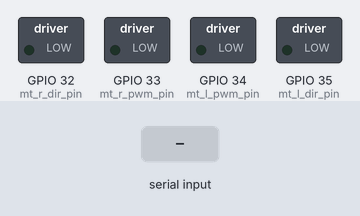
Bench run of a sketch on a simulated ESP32. Shown: switched loads named in the sketch (green lamp = pin HIGH). The test bench sets the inputs (shaded band).

Above: at 1.2 s.
1.3 s: "90,45,200\n" received over Serial
At 1.7 s:
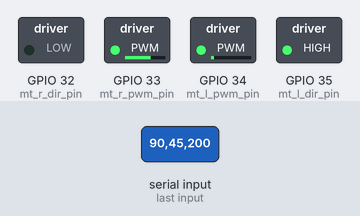
2.8 s: "30,150,10\n" received over Serial
At 4.0 s:
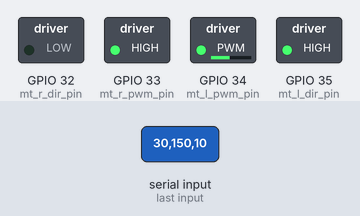
4.3 s: "1\n" received over Serial
At 5.1 s:
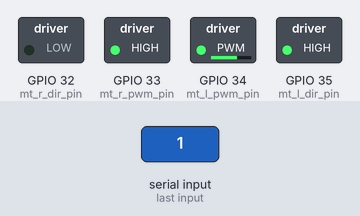
5.8 s: "90\n" received over Serial
At 6.3 s:
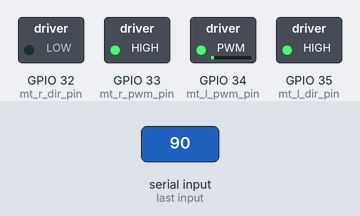
7.3 s: "200\n" received over Serial
At 8.5 s:
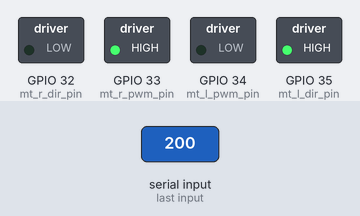
8.8 s: "90,45\n" received over Serial
At 9.7 s:
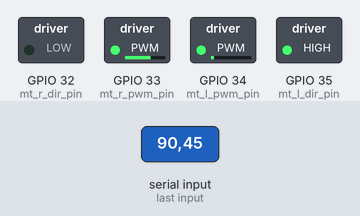
Timing chart, 0 to 11.3 s (numbered marks = the images above; inputs shaded):
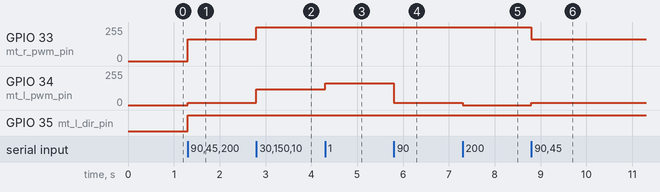

Measured:
- after the input at 1.3 s, GPIO 33 (mt_r_pwm_pin): 0/255 → 163/255 at once; GPIO 34 (mt_l_pwm_pin): 0/255 → 17/255 at once; GPIO 35 (mt_l_dir_pin): LOW → HIGH at once
- after the input at 2.8 s, GPIO 33 (mt_r_pwm_pin): 163/255 → 255/255 at once; GPIO 34 (mt_l_pwm_pin): 17/255 → 117/255 at once
- after the input at 4.3 s, GPIO 34 (mt_l_pwm_pin): 117/255 → 165/255 at once
- after the input at 5.8 s, GPIO 34 (mt_l_pwm_pin): 165/255 → 17/255 at once
- after the input at 7.3 s, GPIO 34 (mt_l_pwm_pin): 17/255 → 0/255 at once
- after the input at 8.8 s, GPIO 33 (mt_r_pwm_pin): 255/255 → 163/255 at once; GPIO 34 (mt_l_pwm_pin): 0/255 → 17/255 at once

The sketch:

xrp_serial_drive.ino
```cpp
// (licence header left out)
// Settings
#define DEBUG 0
const int min_speed = 90;
constexpr int max_chars = 64;
constexpr int max_vals = 4;

// Pins
const int mt_l_dir_pin = 35;
const int mt_l_pwm_pin = 34;
const int mt_r_dir_pin = 32;
const int mt_r_pwm_pin = 33;

// Buffers
char input_buf[max_chars];
int vals[max_vals];
int buf_idx = 0;

void parse_csv_ints(char* input) {
  byte val_count = 0;

  // Break string apart based on delimiter
  char* token = strtok(input, ", ");

  // Save values and continue breaking apart string
  while (token != NULL && val_count < max_vals) {
    vals[val_count++] = atoi(token);
    token = strtok(NULL, ", ");
  }
}

void setup() {

  // Configure serial
  Serial.begin(115200);

  // Configure drive pins
  pinMode(mt_l_dir_pin, OUTPUT);
  pinMode(mt_l_pwm_pin, OUTPUT);
  pinMode(mt_r_dir_pin, OUTPUT);
  pinMode(mt_r_pwm_pin, OUTPUT);

  // Don't move
  analogWrite(mt_l_pwm_pin, 0);
  analogWrite(mt_r_pwm_pin, 0);

  // Initialize values array
  memset(vals, 0, sizeof(vals));
}

void loop() {

  // Receive bytes from serial
  while (Serial.available() > 0) {

    // Read and parse the line-terminated string
    char received = Serial.read();
    if (received == '\n') {
      input_buf[buf_idx] = '\0';
      parse_csv_ints(input_buf);
      buf_idx = 0;
    }
    else if (received != '\r' && buf_idx < max_chars - 1) {
      input_buf[buf_idx++] = received;
    }
  }

  // Debug received message
#if DEBUG
  Serial.print("Parsed values: ");
  for (int i = 0; i < max_vals; i++) {
    Serial.print(vals[i]);
    if (i < max_vals - 1) Serial.print(", ");
  }
  Serial.println();
#endif

  // Set motor directions
  int l_dir = vals[2] > 0 ? 1 : 0;
  int r_dir = vals[3] > 0 ? 1 : 0;
  digitalWrite(mt_l_dir_pin, l_dir);
  digitalWrite(mt_r_dir_pin, r_dir);

  // Calculate motor speed: map 1..100 to min_speed..255
  int l_speed = vals[0] > 0 ? vals[0] : 0;
  int r_speed = vals[1] > 0 ? vals[1] : 0;
  if (l_speed > 0) {
    l_speed = map(l_speed, 1, 100, min_speed, 255);
  }
  if (r_speed > 0) {
    r_speed = map(r_speed, 1, 100, min_speed, 255);
  }

  // PWM signal is inverted in reverse
  if (l_dir == 1) {
    l_speed = 255 - l_speed;
  }
  if (r_dir == 1) {
    r_speed = 255 - r_speed;
  }

  // Set motor speeds
  analogWrite(mt_l_pwm_pin, l_speed);
  analogWrite(mt_r_pwm_pin, r_speed);
}
```
